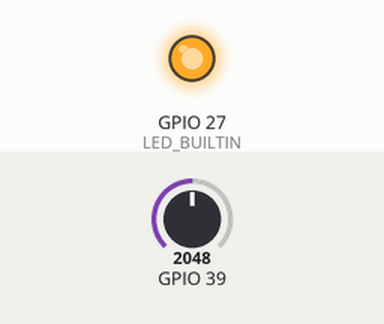
Simulated run of this program. Board: ESP32. Shown: output pins drawn as LEDs (lit = HIGH). The inputs (shaded band) are chosen by the test bench; at power-on: GPIO 39 = 2048. What the program prints to the serial monitor is not drawn.

Above: at 0.4 s.
At 2.89 s:
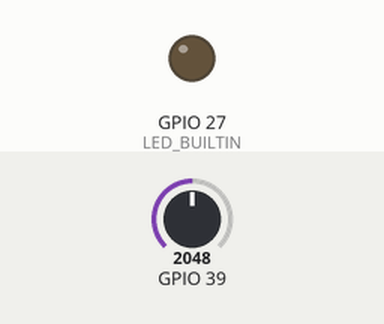
Timing chart, 0 to 3.2 s (numbered marks = the images above):
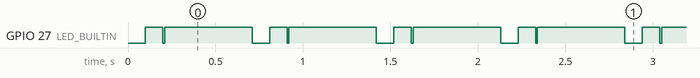

The program:

main.cpp
```cpp
#include <Arduino.h>


// LEDs of GeekWorm ESP32 DevKit
#define LED_BUILTIN 27


// Set FT232H usb driver to winUsb in Zadig
// In .platformio\packages\tool-openocd-esp32\share\openocd\scripts\interface\ftdi\esp32_devkitj_v1.cfg
// replace ftdi_vid_pid line to ftdi_vid_pid 0x0403 0x6014

// Connecting
// FT232->  ESP32
// AD0  ->  13
// AD1  ->  12
// AD2  ->  15
// AD3  ->  14
// GND  ->   GND

// LEDS of GeekWorm ESP32
#define SERIAL_BAUDRATE 119200
#define LED_BUILTIN 27


void xTaskBlink( void *pvParameters );
void xTaskAnalogReadA3( void *pvParameters );

#pragma clang diagnostic push
#pragma ide diagnostic ignored "OCUnusedGlobalDeclarationInspection"
void setup() {

  Serial.begin(SERIAL_BAUDRATE);

  xTaskCreatePinnedToCore(
    xTaskBlink
    ,  "xTaskBlink"
    ,  1024
    , nullptr
    ,  2
    ,  nullptr
    ,  ARDUINO_RUNNING_CORE);

  xTaskCreatePinnedToCore(
    xTaskAnalogReadA3
    ,  "xAnalogReadA3"
    ,  1024
    ,  nullptr
    ,  1
    ,  nullptr
    ,  ARDUINO_RUNNING_CORE);
}
#pragma clang diagnostic pop


#pragma clang diagnostic push
#pragma ide diagnostic ignored "OCUnusedGlobalDeclarationInspection"
void loop()
{
  // Empty.
}
#pragma clang diagnostic pop


/*--------------------------------------------------*/
/*---------------------- Tasks ---------------------*/
/*--------------------------------------------------*/

void xTaskBlink(void *pvParameters)
{
  (void) pvParameters;

  pinMode(LED_BUILTIN, OUTPUT);

  for (;;)
  {
    digitalWrite(LED_BUILTIN, LOW);
    vTaskDelay(100);
    digitalWrite(LED_BUILTIN, HIGH);
    vTaskDelay(100);

    digitalWrite(LED_BUILTIN, LOW);
    vTaskDelay(10);
    digitalWrite(LED_BUILTIN, HIGH);
    vTaskDelay(500);
  }
}

void xTaskAnalogReadA3(void *pvParameters)
{
  (void) pvParameters;

  for (;;)
  {

    int sensorValueA3 = analogRead(A3);

    Serial.println(sensorValueA3);
    vTaskDelay(10);
  }
}
```

Measured:
- by itself, GPIO 27 (LED_BUILTIN): repeats every 0.71 s: LOW 0.01 s, HIGH 0.50 s, LOW 0.10 s, HIGH 0.10 s
